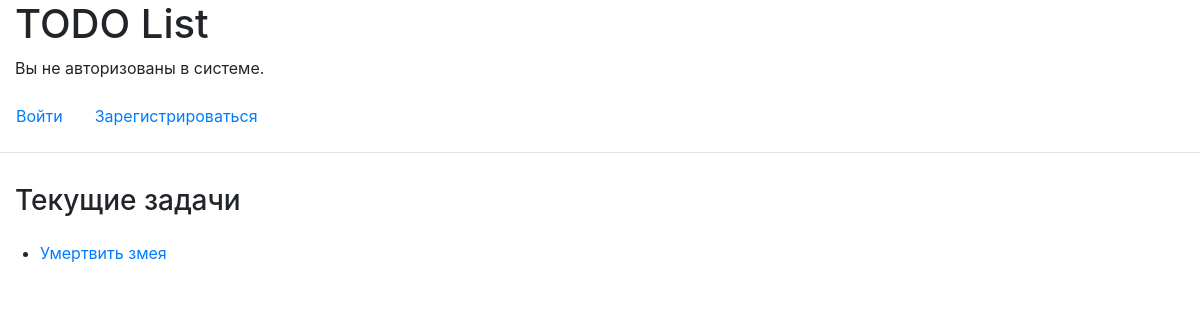
The app's page /, older data.
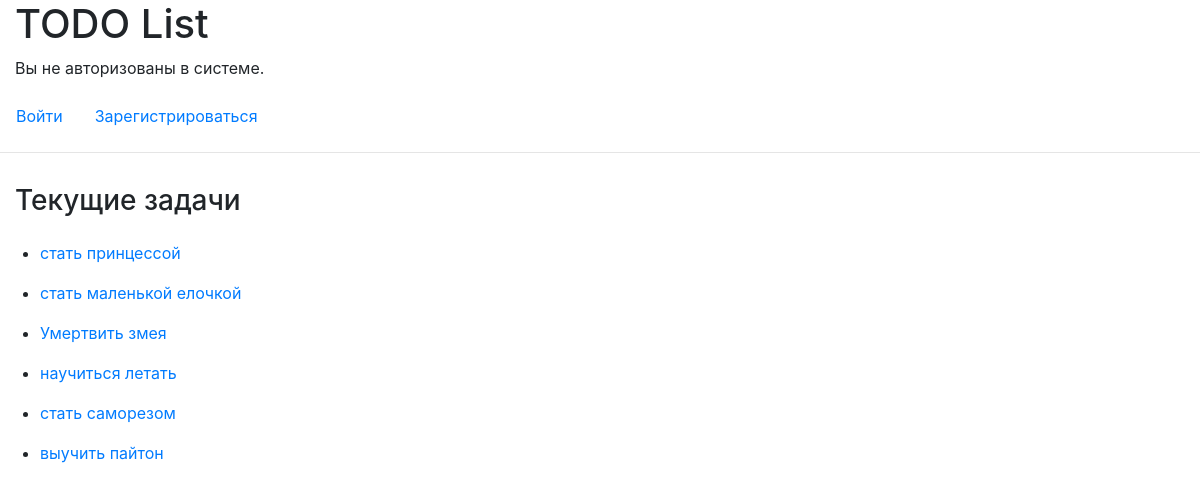
The same page, newer data.
### todo/models.py (models this page shows)
class Action(models.Model): # Название таблицы в базе данных
    STATUS_CHOICE = (
        ('опубликовано', 'Опубликовано'),
        ('неопубликовано', 'Неопубликовано'),
    )
    title = models.CharField( # CharField - поле с буквенными символами в базе данных
        max_length=100, # Лимит на количество символов содержащихся в поле
        null=True, # Может ли поле содержать пустое (null) значение
        blank=True, # Будт ли необходимым заполнять поле в формах
        verbose_name='Заголовок задачи', # Название поля в админ панели
    )
    slug = models.SlugField( # SlugField - поле хранящее уникальное отображение названия в ссылке
        max_length=255,
        unique_for_date='publish', # Обеспечение уникальности каждой записи из todo list
        verbose_name='Ссылка на запись',
    )
    user = models.ForeignKey( # ForeignKey - внешний ключ-ссылка, связывающая пользователя и запись
        User, # Модель пользователя Django (не кастомная)
        on_delete=models.CASCADE, # Особенность удаления записей связанных с данным автором (вытекает напрямую из SQL)
        related_name='todo_action', # Обратная связь от User'a к Action - можно получить доступ к связанным объектам автора
    )
    content = models.TextField(
        verbose_name='Контент задачи',
    )
    publish = models.DateTimeField( # DateTimeField - поле содержащее дату и точное время поля
        default=timezone.now(), # Время публикации записи (то же самое что и datetime.now(), только с учетом зоны)
        verbose_name='Время публикации'
    )
    created = models.DateTimeField(
        auto_now_add=True, # Создает временную метку в тот момент, когда запись появляется в базе данных
        verbose_name='Время создания задачи', # Название поля в админ панели
    )
    updated = models.DateTimeField(
        auto_now=True, # Дата сохраняется автоматически при сохранении объекта
        verbose_name='Время изменения задачи',
    )
    status = models.CharField(
        max_length=20,
        choices=STATUS_CHOICE,
        default='опубликовано',
    )
    class Meta:
        ordering = ['-publish'] # Порядок вывода записей в админ панели
        verbose_name = 'Список дел' # Название для отображения модели в админ панели
        verbose_name_plural = 'Список дел' # Название для отображения модели в админ панели во множественном числе
    def __str__(self):
        return self.title # Меняем строковое представление каждого объекта для админ панели
    def get_absolute_url(self):
        return reverse('todo', args=[self.slug])

### todo/views.py (the view)
        def wraps(*args, **kwargs):
            result = func(*args, **kwargs)
            if isinstance(result, tuple):
                context = {
                        'objs': result[0],
                        'is_archived': result[1],
                    }
            else:
                context = {
                    'objs': result,
                }
            return render(
                args[0],
                template,
                context,
            )

### todo/views.py (called while the page is built)
def choose_template(template):
    def render_todos(func):
        def wraps(*args, **kwargs):
            result = func(*args, **kwargs)
            if isinstance(result, tuple):
                context = {
                        'objs': result[0],
                        'is_archived': result[1],
                    }
            else:
                context = {
                    'objs': result,
                }
            return render(
                args[0],
                template,
                context,
            )
        return wraps
    return render_todos

@choose_template('todo/actions.html')
def index(request):
    try:
        return Action.objects.filter(status='опубликовано', user=request.user).all(), False
    except:
        return Action.objects.filter(status='опубликовано').all(), False

### todo/templates/todo/actions.html
{% extends 'todo/layout.html' %}
{% block body %}
{% if is_archived == False %}
    <h3 style="padding: 15px;">Текущие задачи</h3>
{% else %}
    <h3 style="padding: 15px;">Архив задач</h3>
{% endif %}
{% for obj in objs %}
    <ul>
        <li><a href="{{ obj.get_absolute_url }}">{{ obj }}</a></li>
    </ul>
{% endfor %}
{% endblock %}

Row changes from the older to the newer data that the page shows:
added Action: title "стать принцессой"
now on this page (row edited): Action: title "стать маленькой елочкой"
now on this page (row edited): Action: title "научиться летать"
now on this page (row edited): Action: title "стать саморезом"
now on this page (row edited): Action: title "выучить пайтон"
